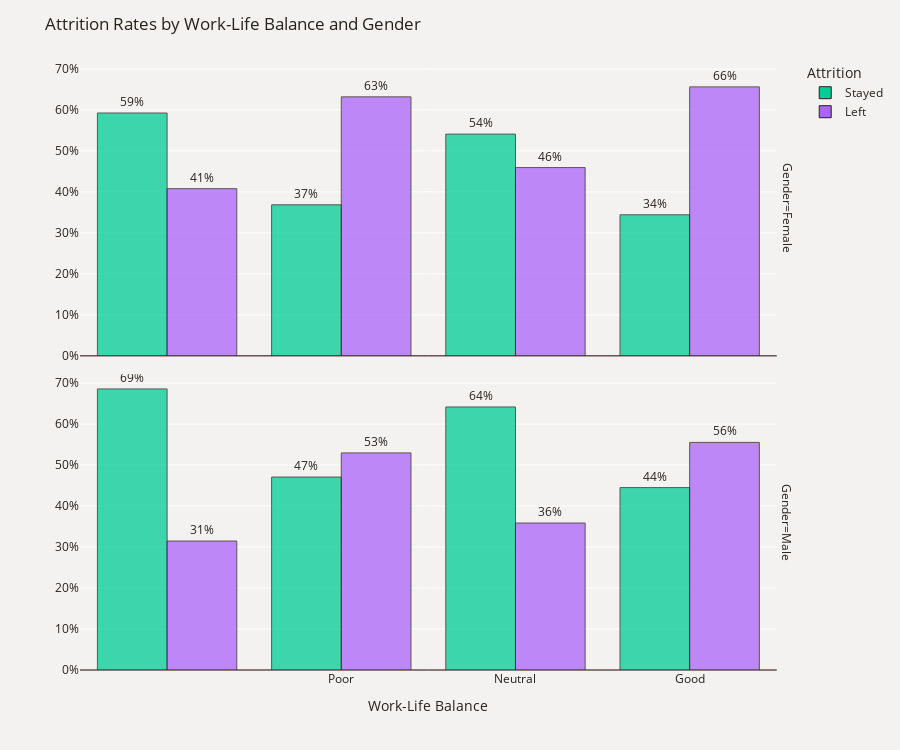

Write notebook code for a chart like this one.
### Markdown cell above
*Commentaires*  

- **Rôles de Technologie et Média** : Une proportion significativement plus élevée de femmes a quitté comparativement aux hommes dans ces rôles.
- **Rôles de Finance et Santé** : Les taux d'attrition entre hommes et femmes sont relativement proches, mais les femmes présentent toujours une légère tendance à quitter plus souvent que leurs homologues masculins.
- **Rôle d'Éducation** : C'est ici que l'écart entre les genres est le plus marqué, avec un pourcentage beaucoup plus élevé de femmes ayant quitté.

**Analyse de l'Impact du Genre sur l'Attrition** : Ce graphique a été créé pour explorer si le genre joue un rôle significatif dans l'attrition des employés et si cet impact varie selon les rôles professionnels. Cette analyse est cruciale pour identifier si des problèmes de rétention spécifiques au genre existent au sein de l'organisation.

### Code cell
import pandas as pd
import plotly.express as px

# 'df_combined' est le dataframe qui contient les colonnes 'Work-Life Balance', 'Gender', and 'Attrition'
# Tout d'abord, nous devons nous assurer que l'« attrition » est encodée comme « Oui » pour ceux qui sont partis et « Non » pour ceux qui sont restés.

# Prepare the data
plot_df = df_combined.groupby(['Work-Life Balance', 'Gender'])['Attrition'].value_counts(normalize=True)
plot_df = plot_df.mul(100).rename('Percent').reset_index()

# Create the bar plot using Plotly
fig = px.bar(plot_df, 
             x='Work-Life Balance', 
             y='Percent', 
             color='Attrition',
             facet_row='Gender', 
             text='Percent', 
             opacity=0.75, 
             barmode='group',
             category_orders={'Attrition': ['Yes', 'No']},
             color_discrete_map={'Yes': '#C02B34', 'No': '#CDBBA7'})

# Update the figure with specific settings for better visualization
fig.update_traces(texttemplate='%{text:.2s}%', textposition='outside', 
                  marker_line=dict(width=1, color='#28221D'))

fig.update_yaxes(title="", zeroline=True, zerolinewidth=1, zerolinecolor='#1F0202', ticksuffix='%')

fig.update_layout(title_text='Attrition Rates by Work-Life Balance and Gender',
                  height=750, 
                  font_color='#28221D',
                  xaxis_title='Work-Life Balance',
                  paper_bgcolor='#F4F2F0', 
                  plot_bgcolor='#F4F2F0',
                  xaxis=dict(tickmode='array', tickvals=[1, 2, 3, 4],
                             ticktext=['Poor', 'Neutral', 'Good', 'Excellent']))

# Show the plot
fig.show()

### Figure 1 — Plotly figure (JSON) as saved in the notebook; plotly's stock layout.template omitted (floating-point values rounded to 4 significant figures)
{"data": [{"alignmentgroup": "True", "hovertemplate": "Attrition=Stayed<br>Gender=Female<br>Work-Life Balance=%{x}<br>Percent=%{text}<extra></extra>", "legendgroup": "Stayed", "marker": {"color": "#00cc96", "line": {"color": "#28221D", "width": 1}, "opacity": 0.75, "pattern": {"shape": ""}}, "name": "Stayed", "offsetgroup": "Stayed", "orientation": "v", "showlegend": true, "text": [59.23, 36.84, 54.08, 34.4], "textposition": "outside", "texttemplate": "%{text:.2s}%", "type": "bar", "x": ["Excellent", "Fair", "Good", "Poor"], "xaxis": "x2", "y": [59.23, 36.84, 54.08, 34.4], "yaxis": "y2"}, {"alignmentgroup": "True", "hovertemplate": "Attrition=Stayed<br>Gender=Male<br>Work-Life Balance=%{x}<br>Percent=%{text}<extra></extra>", "legendgroup": "Stayed", "marker": {"color": "#00cc96", "line": {"color": "#28221D", "width": 1}, "opacity": 0.75, "pattern": {"shape": ""}}, "name": "Stayed", "offsetgroup": "Stayed", "orientation": "v", "showlegend": false, "text": [68.55, 47.06, 64.15, 44.49], "textposition": "outside", "texttemplate": "%{text:.2s}%", "type": "bar", "x": ["Excellent", "Fair", "Good", "Poor"], "xaxis": "x", "y": [68.55, 47.06, 64.15, 44.49], "yaxis": "y"}, {"alignmentgroup": "True", "hovertemplate": "Attrition=Left<br>Gender=Female<br>Work-Life Balance=%{x}<br>Percent=%{text}<extra></extra>", "legendgroup": "Left", "marker": {"color": "#ab63fa", "line": {"color": "#28221D", "width": 1}, "opacity": 0.75, "pattern": {"shape": ""}}, "name": "Left", "offsetgroup": "Left", "orientation": "v", "showlegend": true, "text": [40.77, 63.16, 45.92, 65.6], "textposition": "outside", "texttemplate": "%{text:.2s}%", "type": "bar", "x": ["Excellent", "Fair", "Good", "Poor"], "xaxis": "x2", "y": [40.77, 63.16, 45.92, 65.6], "yaxis": "y2"}, {"alignmentgroup": "True", "hovertemplate": "Attrition=Left<br>Gender=Male<br>Work-Life Balance=%{x}<br>Percent=%{text}<extra></extra>", "legendgroup": "Left", "marker": {"color": "#ab63fa", "line": {"color": "#28221D", "width": 1}, "opacity": 0.75, "pattern": {"shape": ""}}, "name": "Left", "offsetgroup": "Left", "orientation": "v", "showlegend": false, "text": [31.45, 52.94, 35.85, 55.51], "textposition": "outside", "texttemplate": "%{text:.2s}%", "type": "bar", "x": ["Excellent", "Fair", "Good", "Poor"], "xaxis": "x", "y": [31.45, 52.94, 35.85, 55.51], "yaxis": "y"}], "layout": {"annotations": [{"font": {}, "showarrow": false, "text": "Gender=Male", "textangle": 90, "x": 0.98, "xanchor": "left", "xref": "paper", "y": 0.2425, "yanchor": "middle", "yref": "paper"}, {"font": {}, "showarrow": false, "text": "Gender=Female", "textangle": 90, "x": 0.98, "xanchor": "left", "xref": "paper", "y": 0.7575, "yanchor": "middle", "yref": "paper"}], "barmode": "group", "font": {"color": "#28221D"}, "height": 750, "legend": {"title": {"text": "Attrition"}, "tracegroupgap": 0}, "margin": {"t": 60}, "paper_bgcolor": "#F4F2F0", "plot_bgcolor": "#F4F2F0", "title": {"text": "Attrition Rates by Work-Life Balance and Gender"}, "xaxis": {"anchor": "y", "domain": [0, 0.98], "tickmode": "array", "ticktext": ["Poor", "Neutral", "Good", "Excellent"], "tickvals": [1, 2, 3, 4], "title": {"text": "Work-Life Balance"}}, "xaxis2": {"anchor": "y2", "domain": [0, 0.98], "matches": "x", "showticklabels": false}, "yaxis": {"anchor": "x", "domain": [0, 0.485], "ticksuffix": "%", "title": {"text": ""}, "zeroline": true, "zerolinecolor": "#1F0202", "zerolinewidth": 1}, "yaxis2": {"anchor": "x2", "domain": [0.515, 1], "matches": "y", "ticksuffix": "%", "title": {"text": ""}, "zeroline": true, "zerolinecolor": "#1F0202", "zerolinewidth": 1}}}
